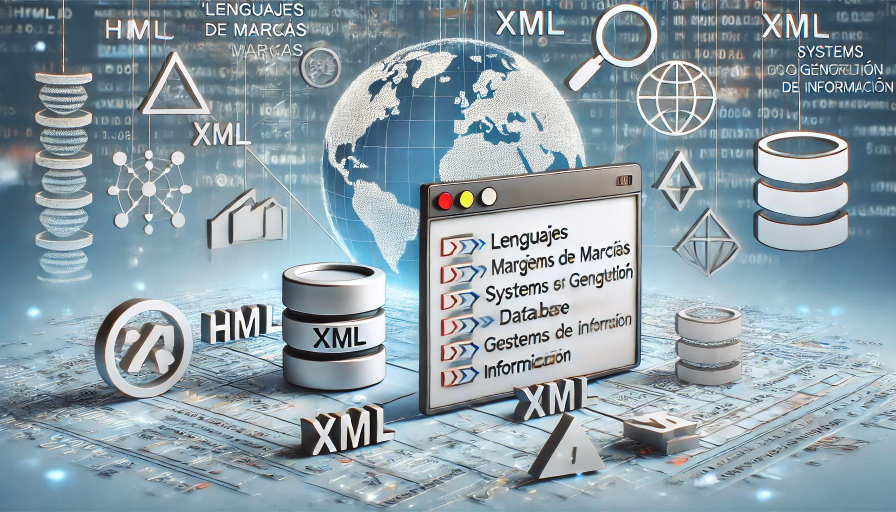
#> input picture Primero/Programación/005-Lectura y escritura de información/007-Interfaces gráficas/marcas.jpg, 1792 x 1024 px (shown at 1/2 size)
$ python '026-cargar nueva imagen.py'
#> lines starting #> are read from the running program, lines starting #| are printed output that depends on the picture
from PIL import Image

imagencargada = Image.open('marcas.jpg')
#> imagencargada is the input picture: PIL image 1792x1024 RGB; mean R, G, B 139.7, 157.7, 167.2

width, height = 1920, 1080
imagen = Image.new(
    'RGB',
    (width, height),
    color=(255, 0, 0)
    )
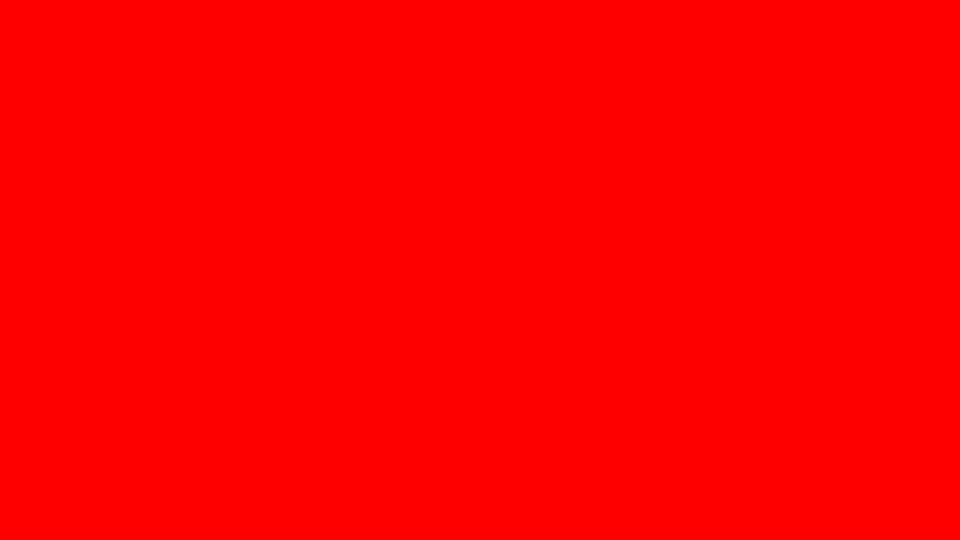
#> imagen: PIL image 1920x1080 RGB (shown at 1/2 size); mean R, G, B 255, 0, 0

imagen.paste(
    imagencargada,
    (0,0)
    )
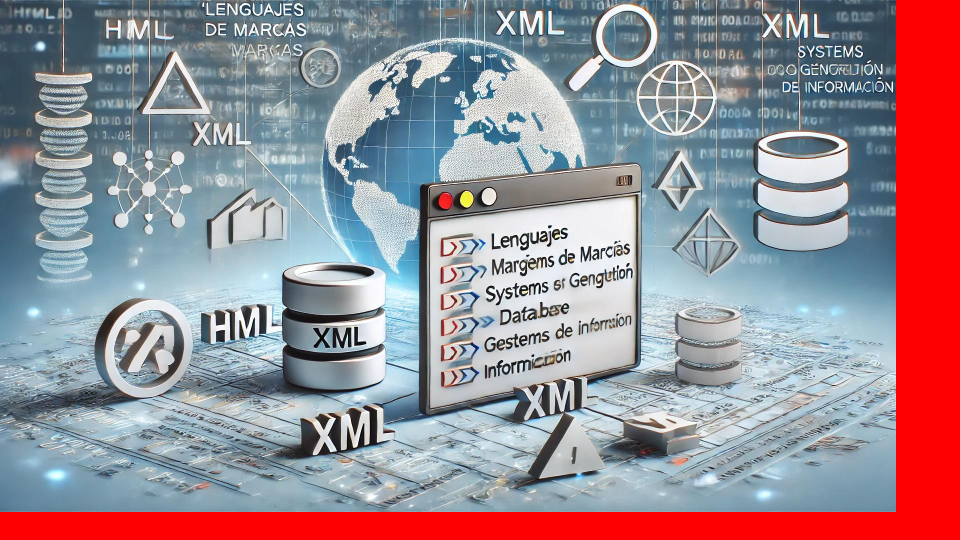
#> imagen: PIL image 1920x1080 RGB (shown at 1/2 size); mean R, G, B 153, 139.6, 148

ruta = 'imagen.jpg'

imagen.save(ruta)

$ run again, with Primero/Programación/005-Lectura y escritura de información/007-Interfaces gráficas/basesdedatos.jpg copied over Primero/Programación/005-Lectura y escritura de información/007-Interfaces gráficas/marcas.jpg
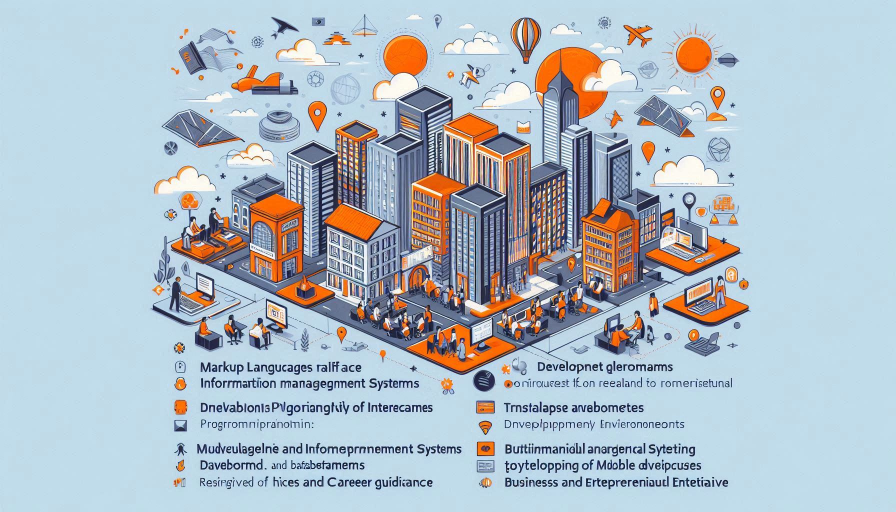
#> input picture Primero/Programación/005-Lectura y escritura de información/007-Interfaces gráficas/basesdedatos.jpg, 1792 x 1024 px (shown at 1/2 size)
#> imagencargada is the input picture: PIL image 1792x1024 RGB; mean R, G, B 176.4, 189.3, 199
#> `imagen.paste( imagencargada, (0,0) )`:
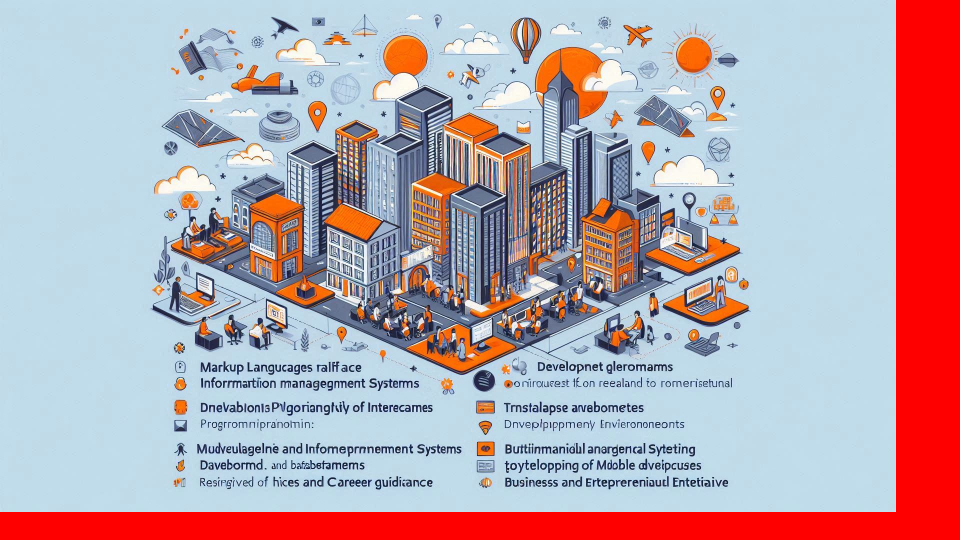
#> imagen: PIL image 1920x1080 RGB (shown at 1/2 size); mean R, G, B 185.5, 167.5, 176.1

$ run again, with Primero/Programación/005-Lectura y escritura de información/007-Interfaces gráficas/entornos.jpg copied over Primero/Programación/005-Lectura y escritura de información/007-Interfaces gráficas/marcas.jpg
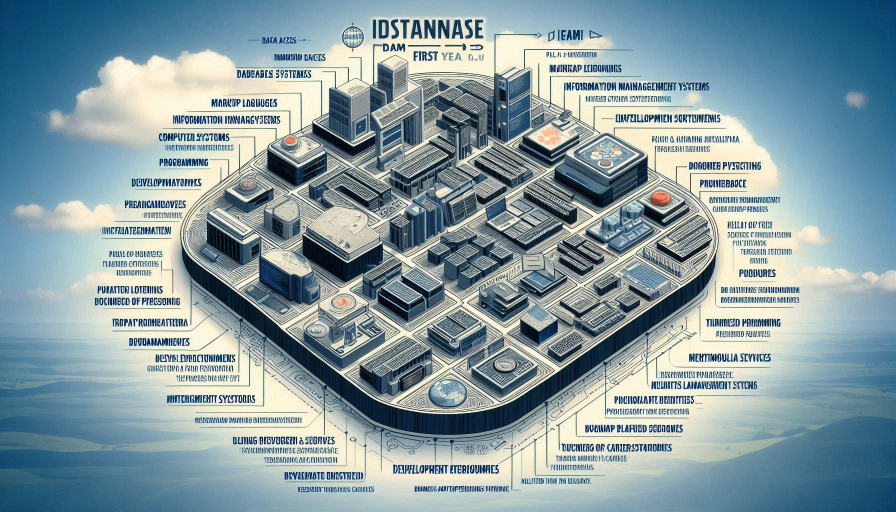
#> input picture Primero/Programación/005-Lectura y escritura de información/007-Interfaces gráficas/entornos.jpg, 1792 x 1024 px (shown at 1/2 size)
#> imagencargada is the input picture: PIL image 1792x1024 RGB; mean R, G, B 135.4, 156.8, 162.8
#> `imagen.paste( imagencargada, (0,0) )`:
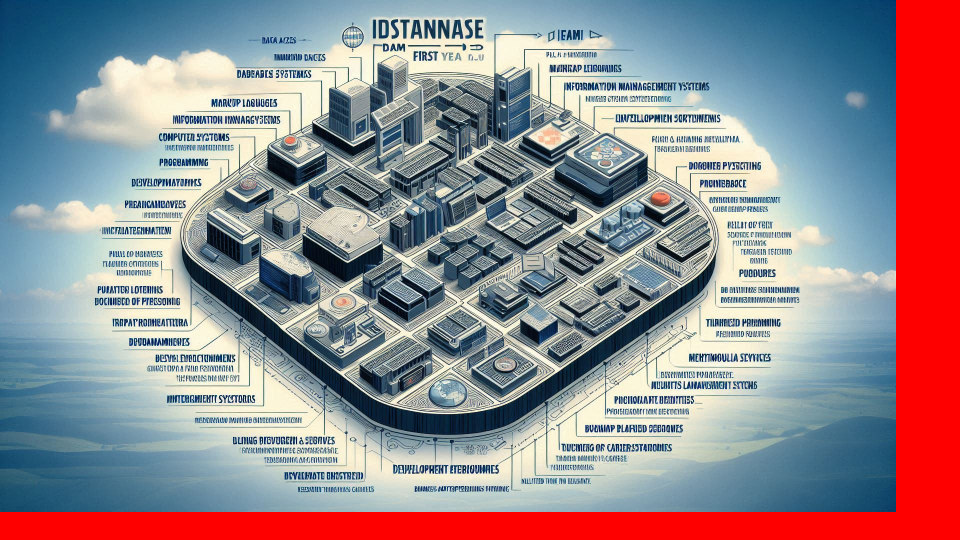
#> imagen: PIL image 1920x1080 RGB (shown at 1/2 size); mean R, G, B 149.1, 138.8, 144.1

$ run again, with Primero/Programación/005-Lectura y escritura de información/007-Interfaces gráficas/programacion.jpg copied over Primero/Programación/005-Lectura y escritura de información/007-Interfaces gráficas/marcas.jpg
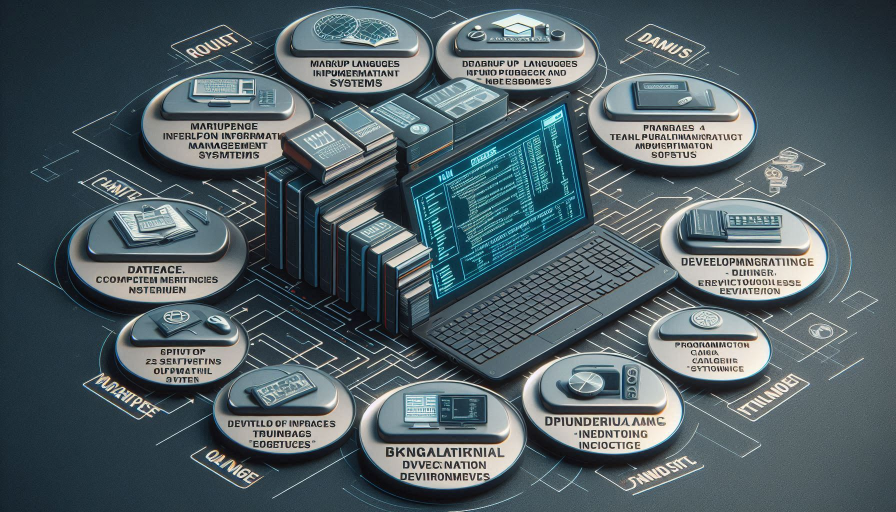
#> input picture Primero/Programación/005-Lectura y escritura de información/007-Interfaces gráficas/programacion.jpg, 1792 x 1024 px (shown at 1/2 size)
#> imagencargada is the input picture: PIL image 1792x1024 RGB; mean R, G, B 81.1, 95.8, 101.3
#> `imagen.paste( imagencargada, (0,0) )`:
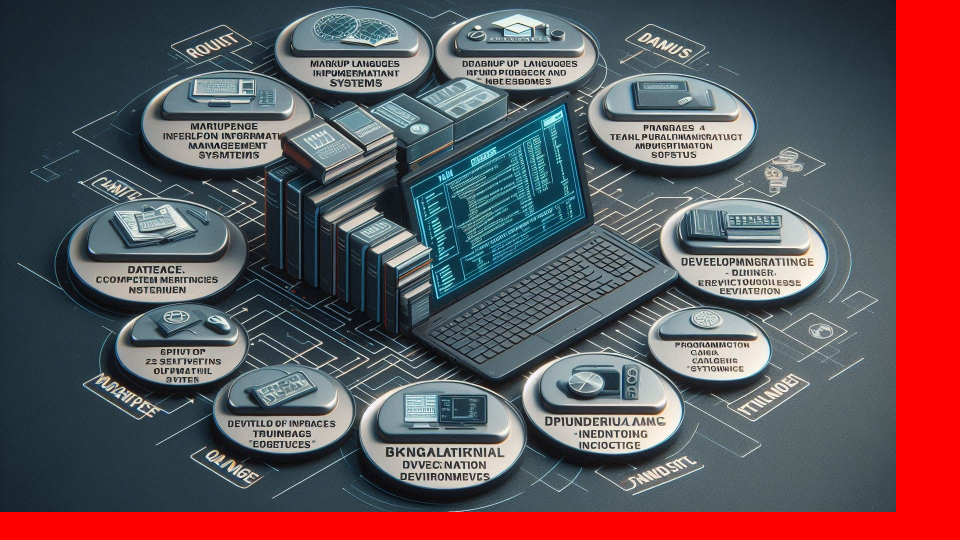
#> imagen: PIL image 1920x1080 RGB (shown at 1/2 size); mean R, G, B 101.1, 84.7, 89.6
